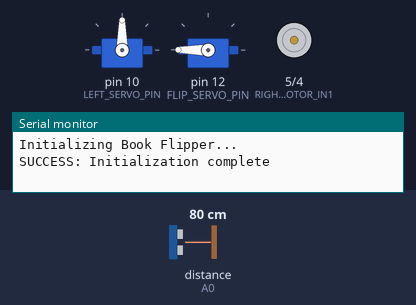
Bench run of a program on a simulated Arduino Uno, built with avr-gcc and run on an emulated ATmega328P. Parts: 2 × servo, motor-driver pin pairs drawn as motors (green arrow = first pin HIGH = forward, orange = second pin HIGH = backward, longer = more drive, scaled by the enable pin), the last lines printed to the serial monitor. Wiring (inferred from the names in the program): ultrasonic range finder: trigger pin 13; echo A0. The test bench sets the inputs (shaded band); at power-on: distance to the obstacle (sensor on A0) 80 cm. The echo pulse lasts 58.3 µs per cm.

Above: at 2.2 s.
2.3 s: distance to the obstacle (sensor on A0) set to 17 cm
3.8 s: distance to the obstacle (sensor on A0) set to 14 cm
At 5.0 s:
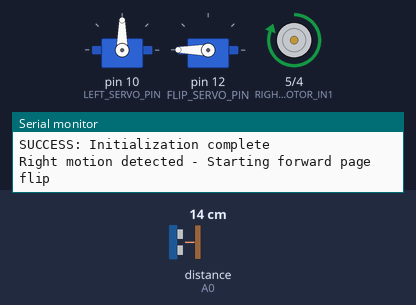
At 7.4 s:
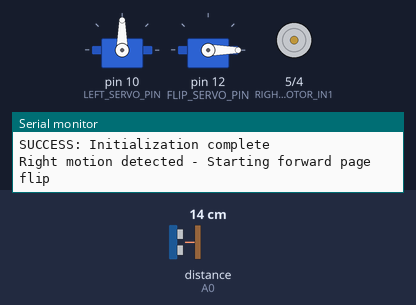
10.8 s: distance to the obstacle (sensor on A0) set to 2 cm
At 13.7 s:
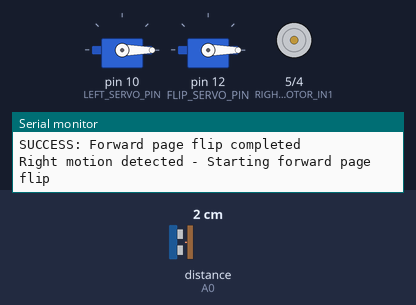
Timing chart, 0 to 14.8 s (numbered marks = the images above; inputs shaded):
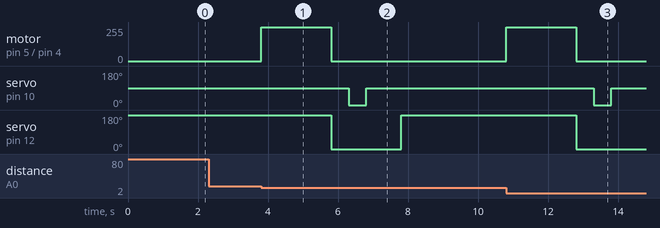

Measured:
- the behaviour switches between 16 and 15 cm on distance to the obstacle (sensor on A0) (found by bisection; images 0 and 1)
- after the input at 2.3 s, every drawn part: stays the same
- after the input at 3.8 s, motor on pin 5 (RIGHT_MOTOR_IN1) / pin 4 (RIGHT_MOTOR_IN2): stopped → forward 255/255 at once, → stopped 2.0 s later; servo on pin 10 (LEFT_SERVO_PIN): 90° → 0° after 2.5 s, → 90° 0.50 s later; servo on pin 12 (FLIP_SERVO_PIN): 180° → 0° after 2.0 s, → 180° 2.0 s later

The program:

main.cpp
```cpp
#include <Arduino.h>
#include <Servo.h>

// Pin definitions for DC Motors (L293D connections)
#define RIGHT_MOTOR_EN 6   // Enable pin for right motor
#define RIGHT_MOTOR_IN1 5  // Input 1 for right motor
#define RIGHT_MOTOR_IN2 4  // Input 2 for right motor

// Pin definitions for Servo Motors
#define LEFT_SERVO_PIN 10   // Left page holder servo
#define FLIP_SERVO_PIN 12   // Bottom page flipper servo

// Pin definitions for Ultrasonic Sensors
#define RIGHT_TRIG_PIN 13
#define RIGHT_ECHO_PIN A0

// Constants
#define DETECTION_DISTANCE 15  // Distance in cm to trigger page flip
#define MOTOR_SPEED 255       // DC motor speed (0-255)
#define SERVO_DELAY 1000      // Delay for servo movements
#define MOTOR_DELAY 2000      // Delay for DC motor movements
#define SERVO_UP_DELAY 500    // Delay for servo to move up

// Servo positions
#define SERVO_UP 0
#define SERVO_DOWN 90
#define FLIP_RIGHT 180
#define FLIP_LEFT 0

// Create servo objects
Servo leftServo;
Servo flipServo;

// Function declarations
void setupMotors();
void moveMotor(int enable, int in1, int in2, bool forward);
void stopMotor(int enable);
float getDistance(int trigPin, int echoPin);
bool performPageFlipForward();
void errorLog(const char* message);
void successLog(const char* message);

void setup() {
  Serial.begin(9600);
  Serial.println("Initializing Book Flipper...");

  // Initialize motors and sensors
  setupMotors();

  // Attach servos
  leftServo.attach(LEFT_SERVO_PIN);
  flipServo.attach(FLIP_SERVO_PIN);

  // Setup ultrasonic sensor pins
  pinMode(RIGHT_TRIG_PIN, OUTPUT);
  pinMode(RIGHT_ECHO_PIN, INPUT);

  // Initial position
  leftServo.write(SERVO_DOWN);
  flipServo.write(FLIP_RIGHT);

  delay(1000);
  successLog("Initialization complete");
}

void loop() {
  // Check right sensor for forward flip
  float rightDistance = getDistance(RIGHT_TRIG_PIN, RIGHT_ECHO_PIN);
  if (rightDistance > 0 && rightDistance < DETECTION_DISTANCE) {
    Serial.println("Right motion detected - Starting forward page flip");
    if (performPageFlipForward()) {
      successLog("Forward page flip completed");
    }
    delay(2000); // Prevent multiple triggers
  }
}

void setupMotors() {
  // Setup DC motor pins
  pinMode(RIGHT_MOTOR_EN, OUTPUT);
  pinMode(RIGHT_MOTOR_IN1, OUTPUT);
  pinMode(RIGHT_MOTOR_IN2, OUTPUT);

  // Ensure motors are stopped
  stopMotor(RIGHT_MOTOR_EN);
}

void moveMotor(int enable, int in1, int in2, bool forward) {
  digitalWrite(in1, forward ? HIGH : LOW);
  digitalWrite(in2, forward ? LOW : HIGH);
  analogWrite(enable, MOTOR_SPEED);
}

void stopMotor(int enable) {
  analogWrite(enable, 0);
}

float getDistance(int trigPin, int echoPin) {
  // Generate ultrasonic pulse
  digitalWrite(trigPin, LOW);
  delayMicroseconds(2);
  digitalWrite(trigPin, HIGH);
  delayMicroseconds(10);
  digitalWrite(trigPin, LOW);

  // Measure the response
  long duration = pulseIn(echoPin, HIGH);
  return duration * 0.034 / 2; // Convert to cm
}

bool performPageFlipForward() {
  // Step 1: Move right DC motor forward
  moveMotor(RIGHT_MOTOR_EN, RIGHT_MOTOR_IN1, RIGHT_MOTOR_IN2, true);
  delay(MOTOR_DELAY);
  stopMotor(RIGHT_MOTOR_EN);

  // Step 2: Flip the page
  flipServo.write(FLIP_LEFT);
  delay(SERVO_UP_DELAY);

  // Step 3: Left servo movement
  leftServo.write(SERVO_UP);
  delay(SERVO_UP_DELAY);
  leftServo.write(SERVO_DOWN);
  delay(SERVO_DELAY);

  // Step 4: Return flip servo
  flipServo.write(FLIP_RIGHT);
  delay(SERVO_DELAY);

  return true;
}

void errorLog(const char* message) {
  Serial.print("ERROR: ");
  Serial.println(message);
}

void successLog(const char* message) {
  Serial.print("SUCCESS: ");
  Serial.println(message);
}
```
